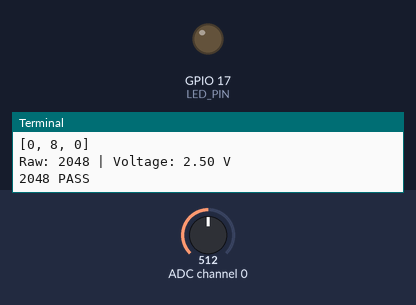
Bench run of a program on a simulated Raspberry Pi (BCM pin numbers). Parts: output pins drawn as LEDs (lit = HIGH), the last lines printed to the terminal. Inputs (shaded band) come from the test bench; at power-on: ADC channel 0 = 512 (analog values on the 0–1023 scale). The clock reads 2024-03-15 10:24:30 at power-on unless the program sets it.

Above: at 11.2 s.
11.3 s: ADC channel 0 set to 525
13.2 s: ADC channel 0 set to 552
At 14.8 s:
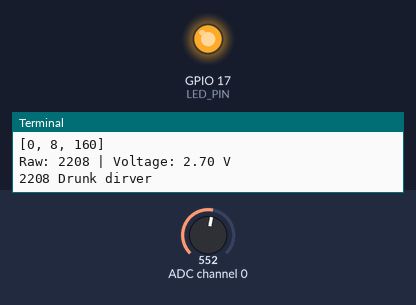
15.5 s: ADC channel 0 set to 511
At 16.4 s:
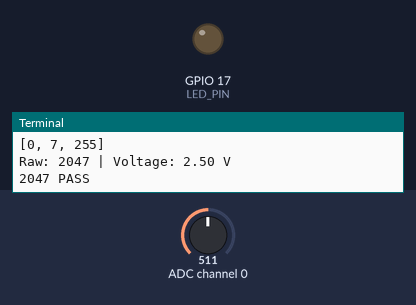
17.5 s: ADC channel 0 set to 716
At 19.2 s:
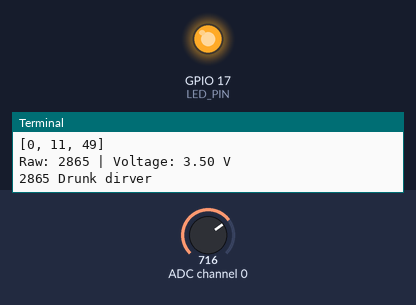
Timing chart, 0 to 20.5 s (numbered marks = the images above; inputs shaded):
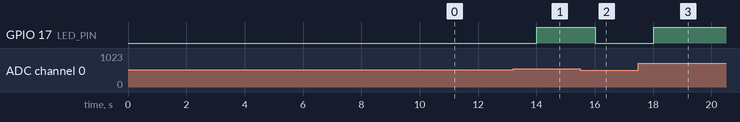

The program:

MQ-3_LED_Test.py
```python
import spidev
import time
import RPi.GPIO as GPIO

spi = spidev.SpiDev()
spi.open(0, 0)
spi.max_speed_hz = 250000

LED_PIN = 17  # PIN 11
GPIO.setmode(GPIO.BCM)
GPIO.setup(LED_PIN, GPIO.OUT)
GPIO.output(LED_PIN, GPIO.LOW)

def read_channel(channel):
    if not (0 <= channel <= 7):
        return -1

    start_bit = 0b00000110
    second_byte = (channel & 0b111) << 6
    response = spi.xfer2([start_bit, second_byte, 0x00])
    print(response)

    result = ((response[1] & 0x0F) << 8) | response[2]
    return result

print("Measuring baseline for 10 seconds...")

samples = []
start_time = time.time()
while time.time() - start_time < 10:
    value = read_channel(0)
    samples.append(value)
    voltage = (value / 4095.0) * 5.0
    print(f"[Baseline] Raw: {value} | Voltage: {voltage:.2f} V")
    time.sleep(1)
THRESHOLD = (sum(samples) // len(samples)) + 100

print(f"\n=== Baseline THRESHOLD set to: {THRESHOLD} ===\n")

try:
    while True:
        raw_value = read_channel(0)
        voltage = (raw_value / 4095.0) * 5.0
        print(f"Raw: {raw_value} | Voltage: {voltage:.2f} V")

        if raw_value > THRESHOLD:
            print(f"{raw_value} Drunk dirver")
            GPIO.output(LED_PIN, GPIO.HIGH)
        else:
            print(f"{raw_value} PASS")
            GPIO.output(LED_PIN, GPIO.LOW)

        time.sleep(1)

except KeyboardInterrupt:
    spi.close()
    GPIO.cleanup()
```

Measured:
- the behaviour switches between 537 and 538 on ADC channel 0 (found by bisection; images 0 and 1)
- after the input at 13.2 s, GPIO 17 (LED_PIN): LOW → HIGH after 0.81 s
- after the input at 15.5 s, GPIO 17 (LED_PIN): HIGH → LOW after 0.51 s
- after the input at 17.5 s, GPIO 17 (LED_PIN): LOW → HIGH after 0.52 s
